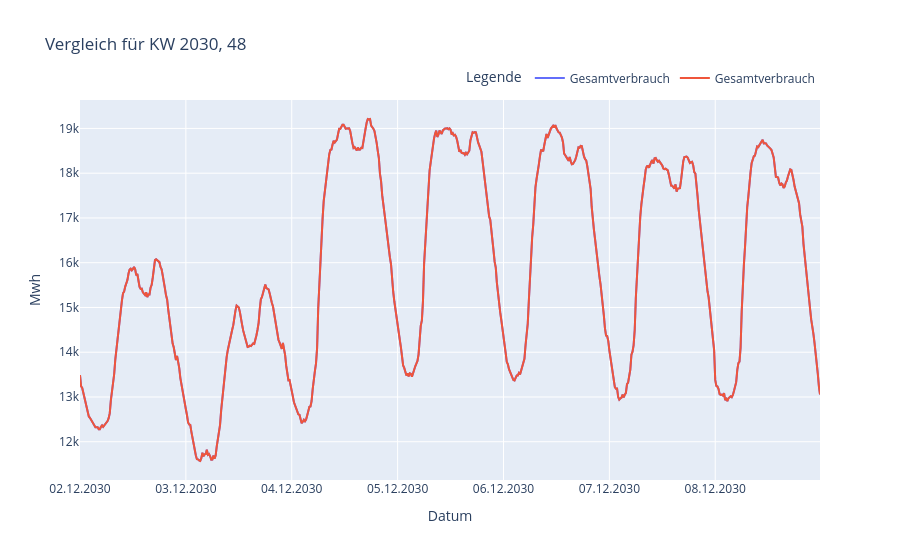

Notebook code for this chart:
### Markdown cell above
## Wochenvergleich zwischen Verbrauch und Verbrauch+Lastprofile

### Code cell
selected_week = str(selected_week_plot)
selected_year = str(selected_year_plot)


def get_weekly_consumption(consumption_data, selected_year, selected_week):
    # Erstelle einen DataFrame aus dem Dictionary
    yearly_consumption = pd.DataFrame.from_dict(consumption_data.get(int(selected_year)))
    
    

    # Filtere die Daten für die angegebene Woche und das Jahr
    week_filtered_data_consumption = yearly_consumption[
        (yearly_consumption['Week'] == selected_week)
    ]

    # Erstelle einen DataFrame nur mit Datum und Gesamtverbrauch
    week_consumption_df = week_filtered_data_consumption[['Datum', 'Gesamtverbrauch']]
    week_consumption_df.loc[:, 'Datum'] = pd.to_datetime(week_consumption_df['Datum'])

    return week_consumption_df


# Verwende die Funktion für consumption_all_years_excluding_loadprofile
week_consumption_df = get_weekly_consumption(consumption_all_years_excluding_loadprofile, selected_year, selected_week)

# Verwende die Funktion für consumption_all_years_including_loadprofile

week_consumption_df_lp = get_weekly_consumption(consumption_all_years_including_loadprofile, selected_year, selected_week)

# didirectory_yearly_generation and consumption_all_years_excluding_loadprofile are dicitionaries

create_week_comparison(selected_week, selected_year, week_consumption_df, week_consumption_df_lp, "vergleich_verbrauch_lastprofile")

### Figure 1 — Plotly figure (JSON) as saved in the notebook; plotly's stock layout.template omitted (floating-point values rounded to 4 significant figures; data arrays with more than 128 entries replaced by an {"elided": "..."} marker saying what was removed)
{"data": [{"mode": "lines", "name": "Gesamtverbrauch", "type": "scatter", "x": {"elided": "672 str values"}, "y": {"elided": "672 float values"}}, {"mode": "lines", "name": "Gesamtverbrauch", "type": "scatter", "x": {"elided": "672 str values"}, "y": {"elided": "672 float values"}}], "layout": {"legend": {"orientation": "h", "title": {"text": "Legende"}, "x": 1, "xanchor": "right", "y": 1.02, "yanchor": "bottom"}, "title": {"text": "Vergleich für KW 2030, 48"}, "xaxis": {"tickformat": "%d.%m.%Y", "tickmode": "array", "tickvals": ["2030-12-02T00:00:00", "2030-12-03T00:00:00", "2030-12-04T00:00:00", "2030-12-05T00:00:00", "2030-12-06T00:00:00", "2030-12-07T00:00:00", "2030-12-08T00:00:00"], "title": {"text": "Datum"}}, "yaxis": {"title": {"text": "Mwh"}}}}
